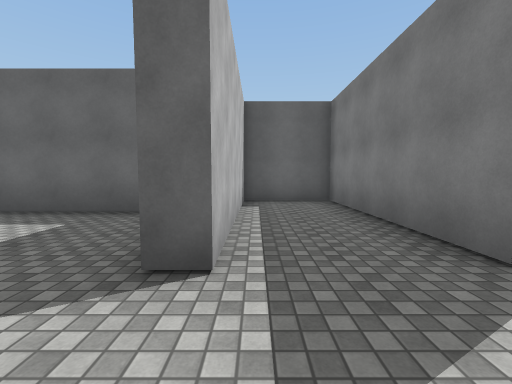
View 1 (above)

24 first-person views from a walk through a scene from a Unity 3-D project. The camera is 1.4 m above the floor, tilts 4° down and sees 90° across. The floor is counted in squares, 2 m on a side. Each view is taken from the middle of a square. On the plan, view 1 faces up. The plan holds only what a view shows up to about 9 squares ahead; the rest is blank. The place goes on beyond the plan. The player character is not drawn. Surface patterns are stand-ins for the level's own textures.

View 2
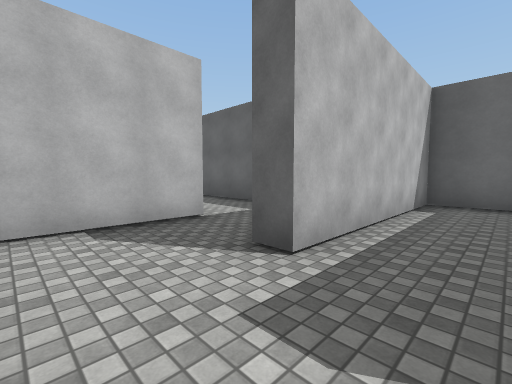

View 3
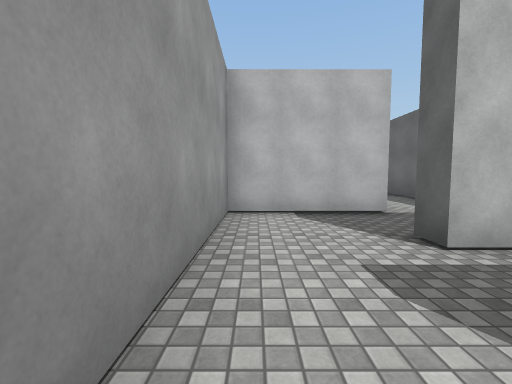

View 4
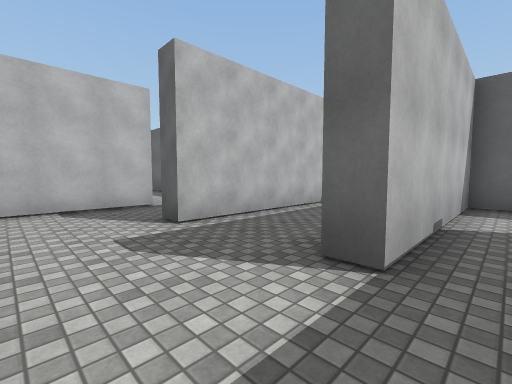

View 5
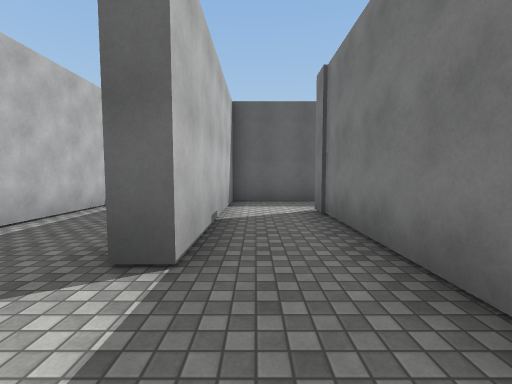

View 6
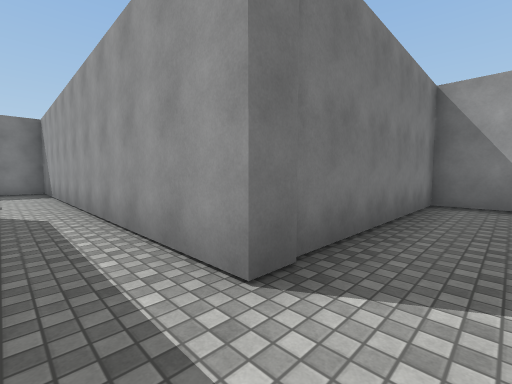

View 7
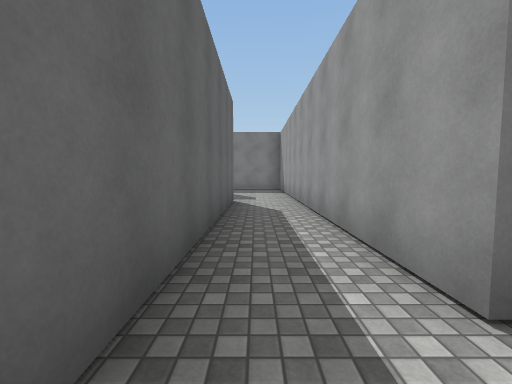

View 8
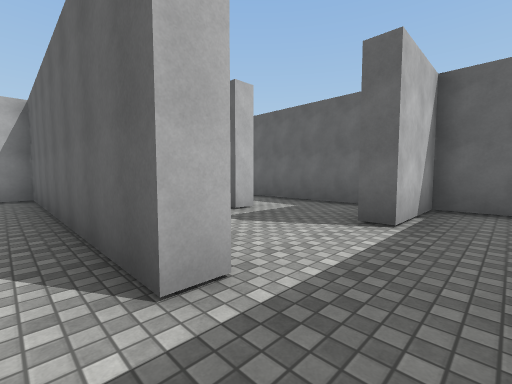

View 9
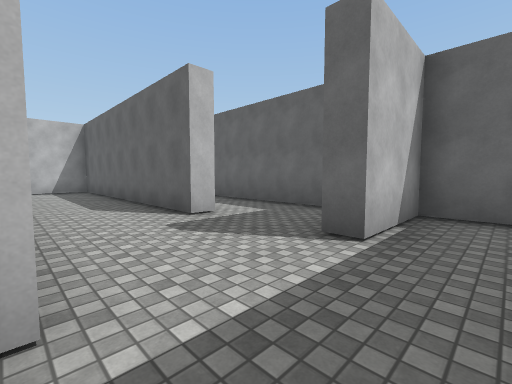

View 10
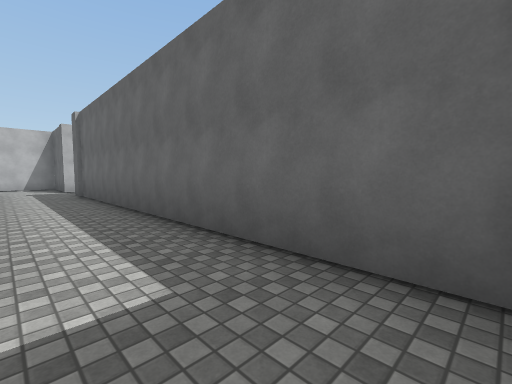

View 11
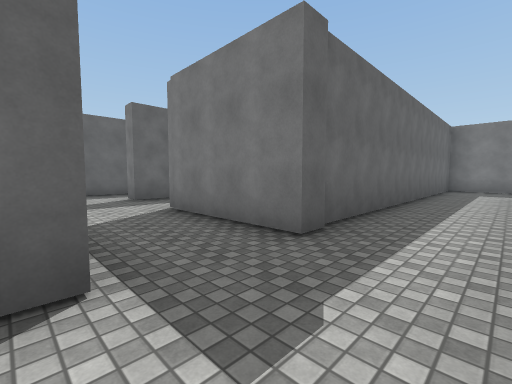

View 12
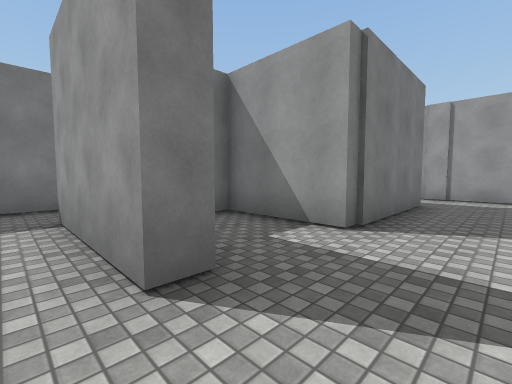

View 13
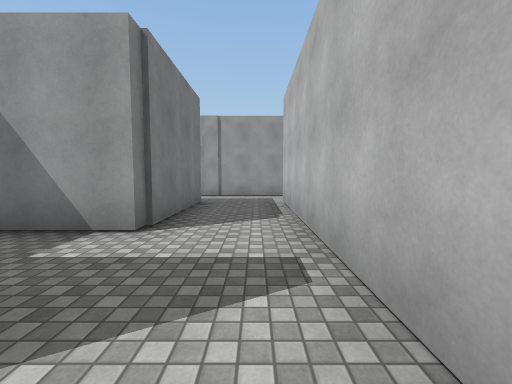

View 14
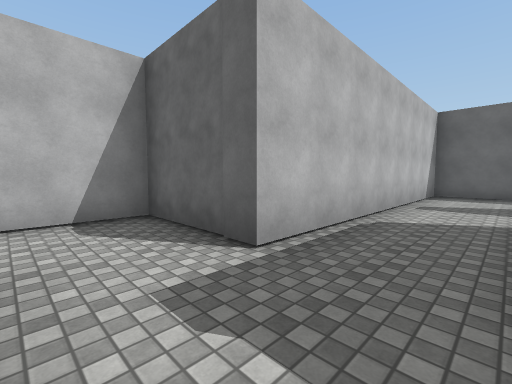

View 15
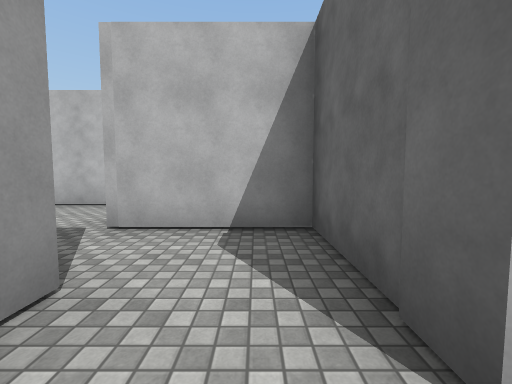

View 16
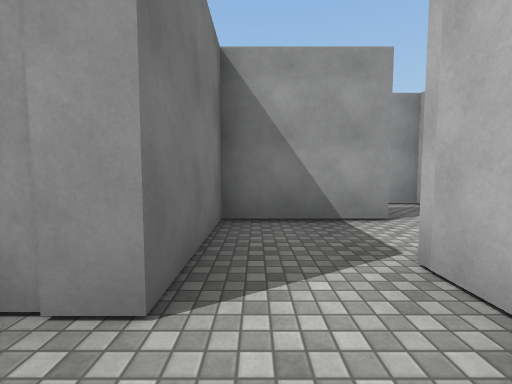

View 17
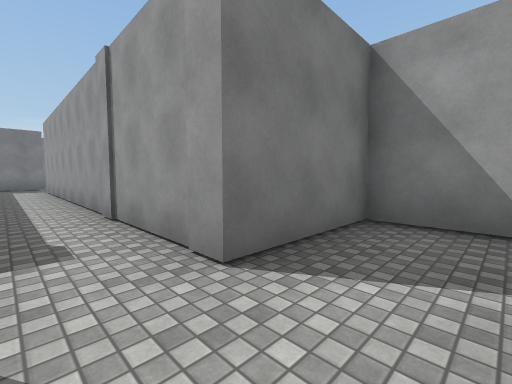

View 18
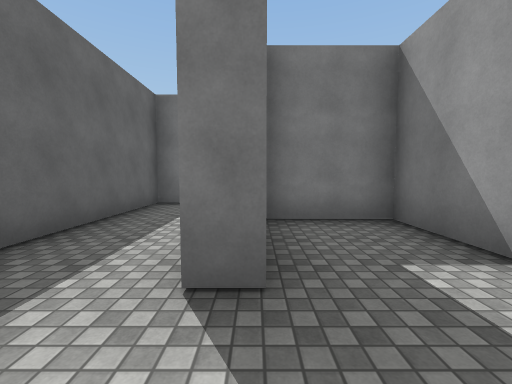

View 19
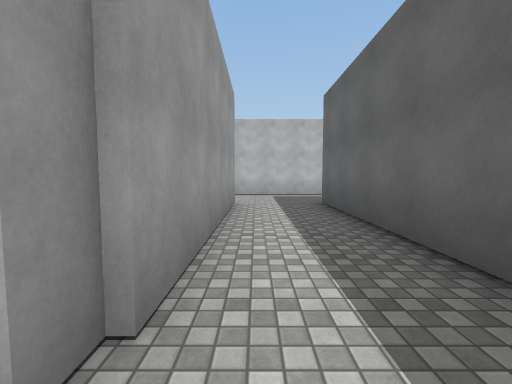

View 20
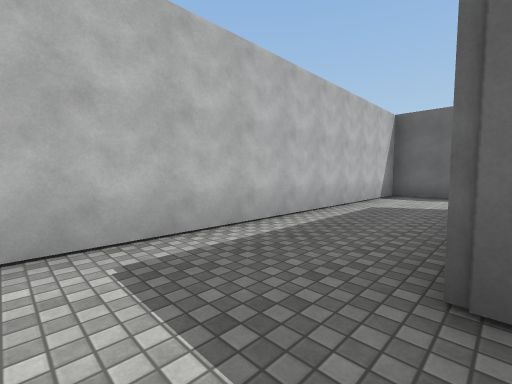

View 21
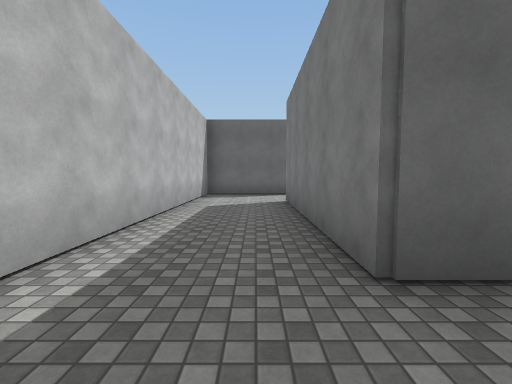

View 22
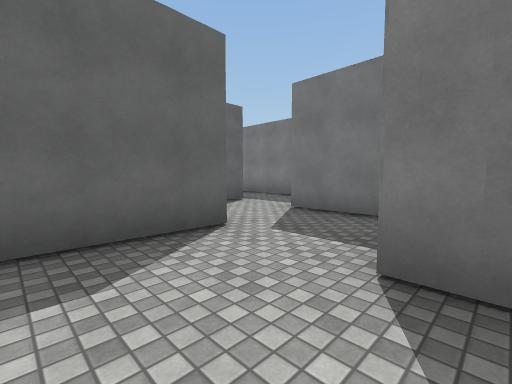

View 23
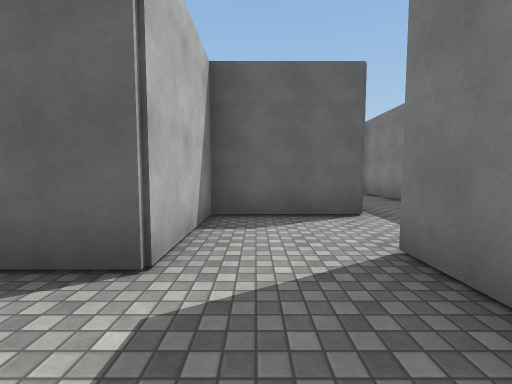

View 24
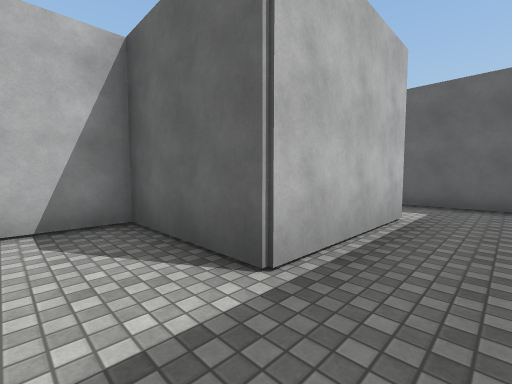

### Floor plan
Points are (right, up) in squares from view 1. A wall is a line through its corners. A room is listed if a view was taken in it or the views show most of it. See-through windows are left out.
Room 1 (views 1, 2, 3)
walls: (2.4, 1.9) (1.9, 1.9) (1.9, 6.6) (-0.3, 6.6) (-0.3, 1.9); (-0.5, -0.5) (2.5, -0.5)
ways out: opening at (2, 0.5) to room 2; opening at (-1, 0.5) to room 11
Room 2 (views 4, 5, 6, 7)
walls: (9.7, 6.6) (2.4, 6.6) (2.4, 1.9); (2.5, -0.5) (4.2, -0.5) (4.2, 4.9) (9.6, 4.9)
ways out: opening at (2, 0.5) to room 1; opening at (9, 6) to room 3
Room 3 (views 8, 9, 10, 14, 15)
walls: (7.1, 9.9) (7.1, 9.3) (0.5, 9.3); (9.1, 11.8) (-0.5, 11.8) (-0.5, 15); (-0.3, 8.5) (-0.3, 7.6); (9.7, 7.1) (9.7, 6.6); (11.1, 11.8) (10, 11.8) (10, 9.6) (9.4, 9.6); (9.6, 4.9) (12.6, 4.9); (-2.5, 9.8) (6.5, 9.8); (-2.7, 15.6) (-2.7, 11.8)
ways out: opening at (9, 6) to room 2; opening at (-3, 10.5) to room 4; opening at (-2, 16) to room 6; opening at (12, 6.5)
Room 4 (views 11, 16, 17)
walls: (-3.5, 9.8) (-2.5, 9.8); (-2.7, 11.8) (-5.2, 11.8) (-5.2, 9)
ways out: opening at (-3, 10.5) to room 3; opening at (-4.5, 9) to room 10
Room 5 (views 12, 13)
walls: (-0.5, 17.4) (2.5, 17.4); (4, 17.1) (4, 19.3) (-2.7, 19.3) (-2.7, 17.6)
ways out: opening at (-1.5, 17) to room 6; opening at (3, 17)
Room 6 (view 18)
walls: (-0.5, 15) (1.9, 15) (1.9, 16.9); (0.5, 16.9) (-0.5, 16.9) (-0.5, 17.4); (-2.7, 17.6) (-2.7, 15.6)
ways out: opening at (-2, 16) to room 3; opening at (-1.5, 17) to room 5
Room 7 (views 19, 20, 21, 22)
walls: (-7.4, 2.4) (-2.7, 2.4) (-2.7, 1.4); (-7.8, 11.8) (-10.7, 11.8) (-10.7, 2.2); (-2, 4.6) (-8.2, 4.6) (-8.2, 9.6)
ways out: opening at (-8, 10.5) to room 8; opening at (-2, 2) to room 11; opening at (-9.5, 2)
Room 8 (view 23)
walls: (-5.7, 10.4) (-5.7, 12.2)
ways out: opening at (-8, 10.5) to room 7; opening at (-7, 12) to room 12
Room 9 (view 24)
walls: (-5.2, 17.4) (-5.2, 14.3); (-3.2, 16.6) (-3.2, 19.1); (-3.2, 14.1) (-3.2, 15); (-3.9, 19.3) (-5.8, 19.3)
ways out: opening at (-6, 13) to room 12
Room 10 (no view inside)
walls: (-6, 7.2) (-3.5, 7.2) (-3.5, 9.8); (-7.8, 7.8) (-7.8, 6.6)
ways out: opening at (-4.5, 9) to room 4; opening at (-6.5, 7)
Room 11 (no view inside)
walls: (-2.7, 1.4) (-2.7, -0.5) (-0.5, -0.5); (-0.3, 1.9) (-0.9, 1.9)
ways out: opening at (-1, 0.5) to room 1; opening at (-2, 2) to room 7
Room 12 (no view inside)
walls: (-5.2, 14.3) (-7.8, 14.3) (-7.8, 11.8)
ways out: opening at (-7, 12) to room 8; opening at (-6, 13) to room 9

Where each view was taken, in squares from view 1:
view 1: 0 up, 0 right, facing up
view 2: 0 up, 1 right, facing up-left
view 3: 0 up, 2 right, facing left
view 4: 0 up, 3 right, facing up-left
view 5: 0 up, 3 right, facing up
view 6: 6 up, 3 right, facing down-right
view 7: 6 up, 3 right, facing right
view 8: 6 up, 11 right, facing up-left
view 9: 7 up, 11 right, facing up-left
view 10: 10 up, 9 right, facing up-left
view 11: 10 up, 3 left, facing up-right
view 12: 18 up, 2 left, facing down-right
view 13: 18 up, 2 left, facing down
view 14: 10 up, 1 left, facing up-left
view 15: 11 up, 2 left, facing left
view 16: 11 up, 4 left, facing down
view 17: 11 up, 5 left, facing down-right
view 18: 17 up, 2 left, facing right
view 19: 3 up, 2 left, facing left
view 20: 3 up, 8 left, facing up-left
view 21: 3 up, 9 left, facing up
view 22: 9 up, 10 left, facing up-right
view 23: 10 up, 7 left, facing up
view 24: 13 up, 4 left, facing up-left
